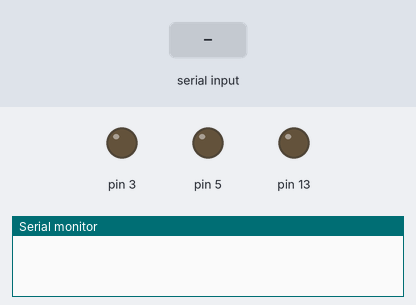
Bench run of a sketch on a simulated Arduino Uno, built with avr-gcc and run on an emulated ATmega328P. Shown: output pins drawn as LEDs (lit = HIGH), the last lines printed to the serial monitor. The inputs (shaded band) are chosen by the test bench.

Above: at 1.2 s.
1.3 s: "F" received over Serial
2.8 s: byte 72 ('H') received over Serial
4.3 s: byte 87 ('W') received over Serial
At 5.1 s:
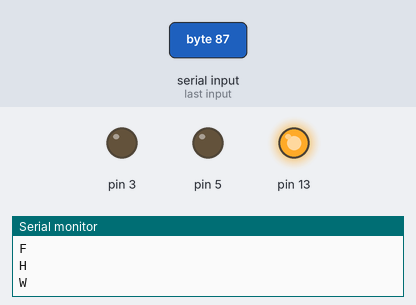
5.8 s: byte 66 ('B') received over Serial
7.3 s: byte 74 ('J') received over Serial
8.8 s: "L" received over Serial
Timing chart, 0 to 11.3 s (numbered marks = the images above; inputs shaded):
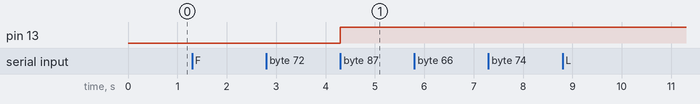

Measured:
- after the input at 4.3 s, pin 13: LOW → HIGH at once

The sketch:

RC-Car.ino
```cpp
#include <stdlib.h>
#include <math.h>
//#include <SoftwareSerial.h>

//SoftwareSerial mySerial(9,10); // RX, TX

#define BTSTATE 0

#ifndef DEBUG_MODE
#define DEBUG_MODE 0
#endif

class Motor{

  /*
          MOTOR_MOTOR_PIN1 ------------> IN1/IN3
          MOTOR_MOTOR_PIN2 ------------> IN2/IN4
          ENABLE_MOTOR_MOTOR_PIN ------------> enableMOTOR_MOTOR_PIN
             __    __    __
          __|  |__|  |__|  |__  Pulse Width Modulation PWM (here 'pulsewm' variable)
  */

    int MOTOR_PIN1,MOTOR_PIN2, ENABLE_MOTOR_PIN;
    int pulsewm;
   // char state; //get state 0 for reverse, 1 to stopped and 2 for forward states.

  public:
    Motor(int moPin1,int moPin2,int enPin): MOTOR_PIN1(moPin1), MOTOR_PIN2(moPin2), ENABLE_MOTOR_PIN(enPin)
                                                    {}

    void forward(int s); // driving motor forward logic
    void reverse2(int s); // driving motor reverse logic
    void reverse(int s);
    void stopMo(); //Stop the motor

    void  left(int s);
    void right(int s);

   /* void getState(){
      ///TODO: Don't use this API. In implementation Phase. State representation may change in future.
      Serial.println("Be cautious when working with this API. May change in future");
      return this->state;
    }*/
};

void Motor::left(int s){
  forward(s);
}

void Motor::right(int s){
  reverse(s);
}

void Motor::forward(int s){
  ///TODO this->state = 2;
  digitalWrite(this->MOTOR_PIN1,HIGH);
  digitalWrite(this->MOTOR_PIN2, LOW);
  analogWrite(this->ENABLE_MOTOR_PIN, s);
 // if(DEBUG_MODE) Serial.println("Forward");
  ///TODO delay(100);
}
void Motor::reverse(int s){
  ///TODO this->state = 2;
  digitalWrite(this->MOTOR_PIN1, LOW);
  digitalWrite(this->MOTOR_PIN2,HIGH);
  analogWrite(this->ENABLE_MOTOR_PIN, s);
 // if(DEBUG_MODE) Serial.println("Forward");
  ///TODO delay(100);
}

void Motor::reverse2(int s){
  ///TODO this->state = 2;
  digitalWrite(this->MOTOR_PIN1,HIGH);
  digitalWrite(this->MOTOR_PIN2, LOW);
  analogWrite(this->ENABLE_MOTOR_PIN, s);
 // if(DEBUG_MODE) Serial.println("Forward");
  ///TODO delay(100);
}

inline void Motor::stopMo(){
  //this->state = 1; // Remove this in future if not needed
  digitalWrite(this->MOTOR_PIN1, LOW);
  digitalWrite(this->MOTOR_PIN2, LOW);
  analogWrite(this->ENABLE_MOTOR_PIN, 0);
 // if(DEBUG_MODE) Serial.println("Stop");

}

 Motor motor1(2, 4, 3), motor2(9, 8 , 5);

 char state;
 int i = 0;

/*class Car{

};*/

void setup() {

  Serial.begin(9600);
  //mySerial.begin(9600);
  pinMode(13,OUTPUT);
}

void loop() {

  if(digitalRead(BTSTATE)==LOW) { state='S'; }

  // Check incoming data and set it to variable
  if (Serial.available()){
    state = Serial.read();
    Serial.println(state);
  }
  int vSpeed = 150;

  // Change speed
  if (state == '0'){
    vSpeed = 0;
  }
  else if (state == '1'){
    vSpeed = 75;
  }
  else if (state == '2'){
    vSpeed = 150;
  }
  else if(state == '3'){
    vSpeed = 200;
  }
  else if(state == '4'){
    vSpeed = 255;
  }

  // change direction
  if (state == 'F'){
    motor2.forward(vSpeed);
    motor1.stopMo();
  }
  else if (state == 'G'){
  motor2.forward(vSpeed);
  motor1.left(vSpeed);
  }
  else if (state == 'I'){
    motor2.forward(vSpeed);
    motor1.right(vSpeed);
  }
  else if (state == 'L'){
    motor2.stopMo();
    motor1.left(vSpeed);
  }
  else if (state == 'R'){
    motor2.stopMo();
    motor1.right(vSpeed);
  }
  else if (state == 'B'){
    motor2.reverse(vSpeed);
    motor1.stopMo();
  }
  else if (state == 'H'){
    motor2.reverse(vSpeed);
    motor1.left(vSpeed);
  }
   else if (state == 'J'){
    motor2.reverse(vSpeed);
    motor1.right(vSpeed);
  }
   else if (state == 'S'){
    motor2.stopMo();
    motor1.stopMo();
  }
  else if(state == 'W'){
    if (i == 0){
    digitalWrite(13, HIGH);}
    else if (i == 1){
      digitalWrite(13, LOW);
    }
  }
  else if (state == 'V'){
    exit(0);
  }

}
```
